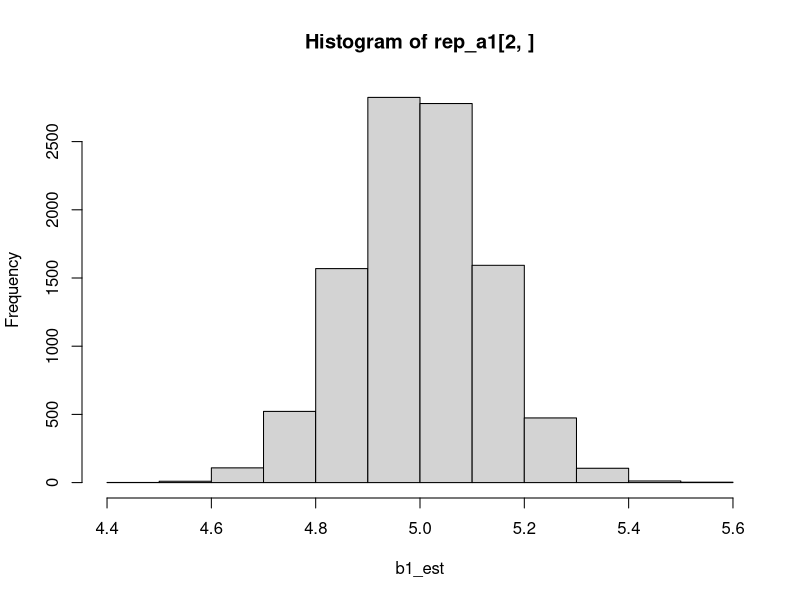
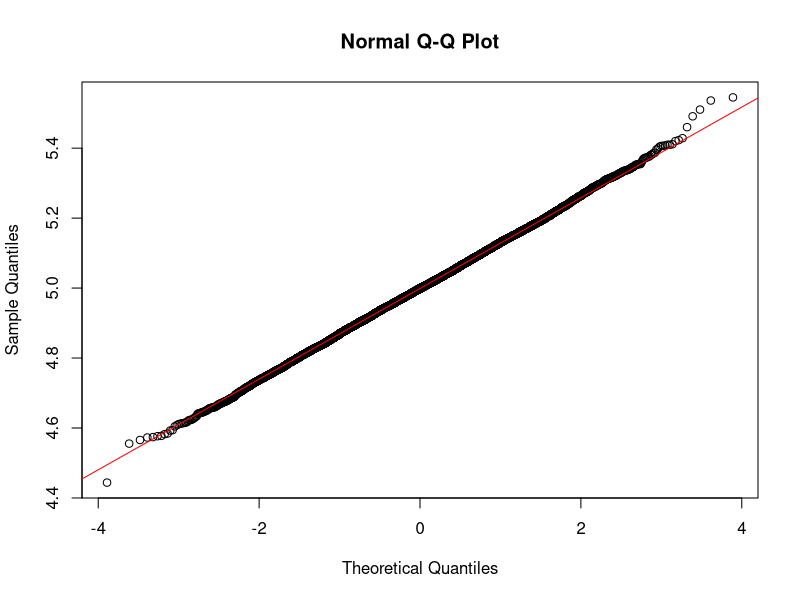
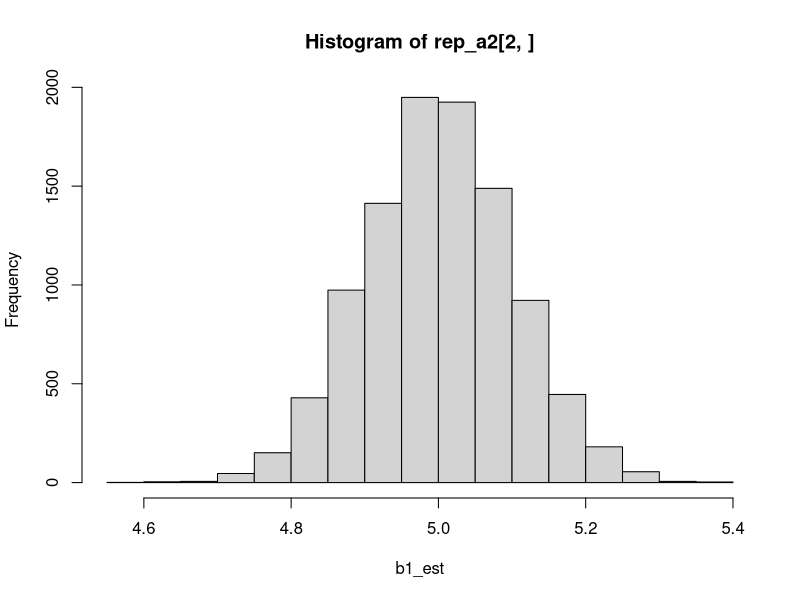
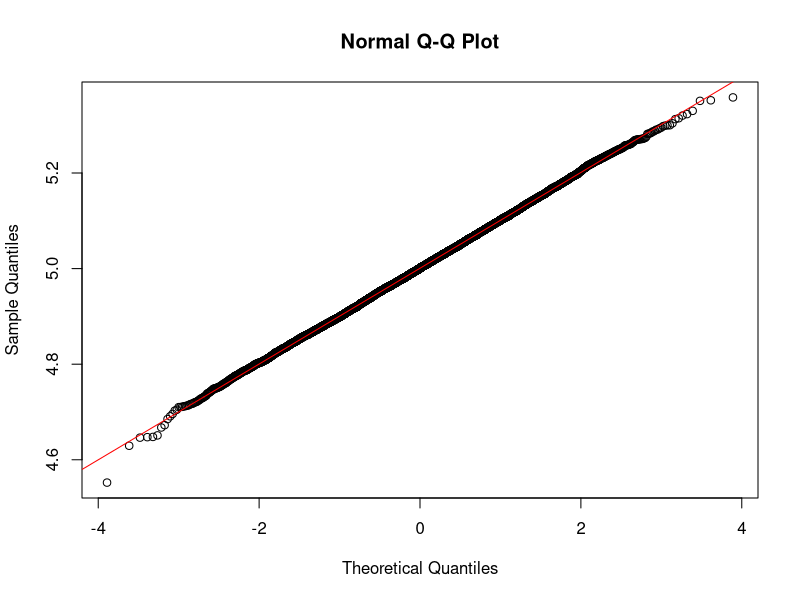
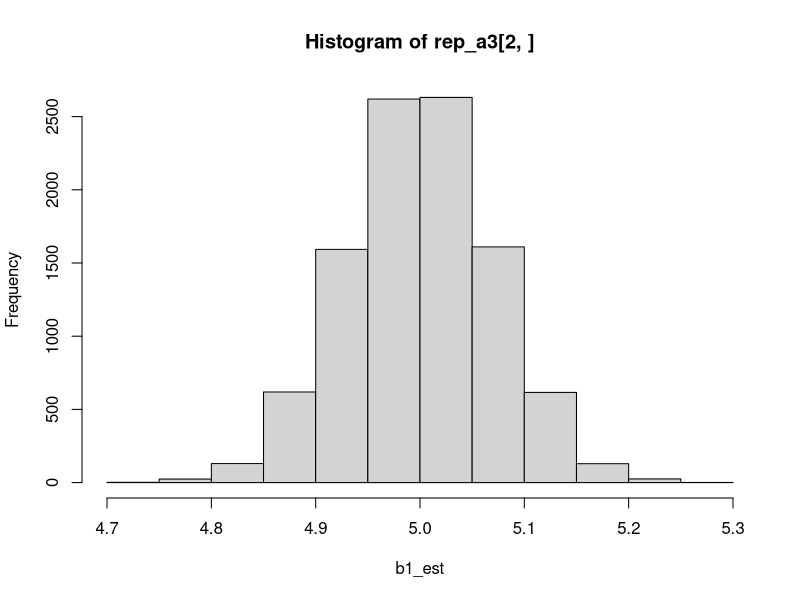
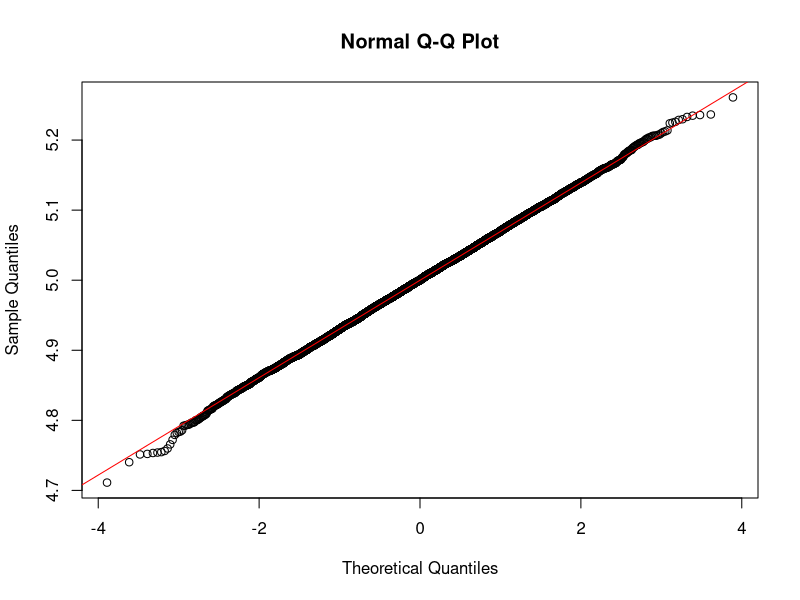
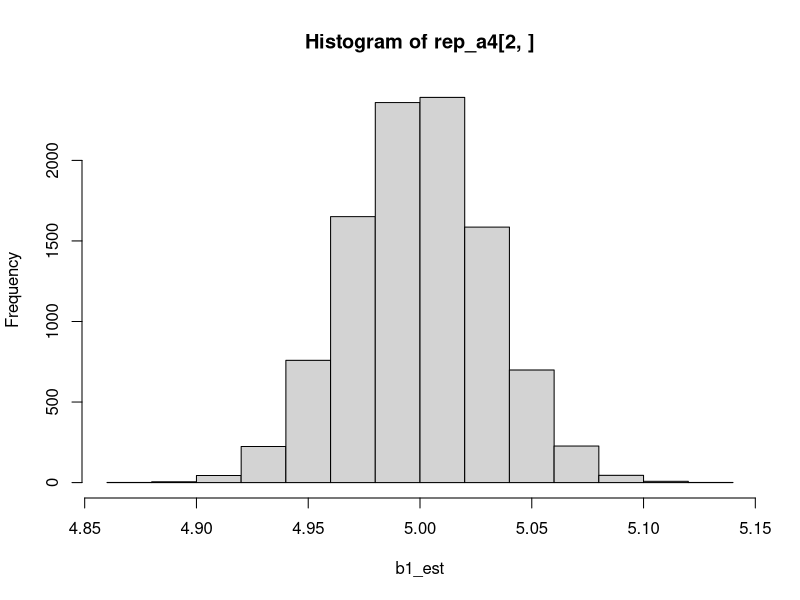
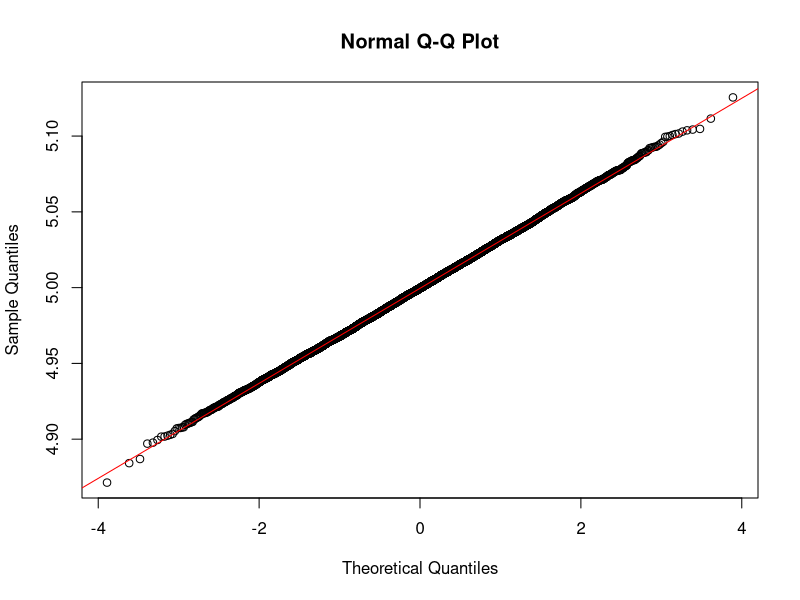

The R script that drew these images, in order: (Note: a time limit stopped this script after it produced the figures.)
#

f = function(n = 100){
  dice = sample(1:6, size = n, replace = TRUE)
  dice_df = as.data.frame(table(dice))
  chisq.test(dice_df[,2], p = c(1/6,1/6,1/6,1/6,1/6,1/6))$p.value
}

rep1 = replicate(10000, f())
rep2 = replicate(10000, f(200))
rep3 = replicate(10000, f(400))

sum(rep1 < 0.05)
sum(rep2 < 0.05)
sum(rep3 < 0.05)

#

g = function(n = 15){
  data = runif(n,min=5,max=12)
  shapiro.test(data)$p.value
}

rep1 = replicate(10000,g())
rep2 = replicate(10000,g(25))
rep3 = replicate(10000,g(50))
rep4 = replicate(10000,g(90))

#

sum(rep1 < 0.05)
sum(rep2 < 0.05)
sum(rep3 < 0.05)
sum(rep4 < 0.05)
#
sum(rep1 >= 0.05)
sum(rep2 >= 0.05)
sum(rep3 >= 0.05)
sum(rep4 >= 0.05)

#

h = function(n=30,case=1){
  x = sample(1:10,size=n,replace=TRUE)
  
  if(case == 1){
    eps = rnorm(n,mean = 0,sd = 2)      #(à)
  }else if(case == 2){
    eps = runif(n,min = -3.5,max = 3.5) #(á)
  }else if(case == 3){
    v = rexp(n,0.7)
    w = rexp(n,0.7)
    eps = v - w                         #(â)
  }else{
    u = rexp(n,1/2)
    eps = u - 2                         #(ã)
  }
  
  y = 5*x + eps
  
  model = lm(y ~ x)
  b1_est = summary(model)$coefficients[2,1]
  b1_sd = summary(model)$coefficients[2,2]
  
  q <- pt(0.975, df = n - 2)
  
  left = b1_est - q*b1_sd
  right = b1_est + q*b1_sd
  
  return (c(right-left,b1_est))
}

k=10000

###
rep_a1 = replicate(k,h(n=30,case=1))
# 2)
mean(rep_a1[1,])
# 3)
mean(rep_a1[2,])
# 4)
hist(rep_a1[2,], xlab = "b1_est")
qqnorm(rep_a1[2,])
qqline(rep_a1[2,], col = "red")

rep_a2 = replicate(k,h(n=50,case=1))
# 2)
mean(rep_a2[1,])
# 3)
mean(rep_a2[2,])
# 4)
hist(rep_a2[2,], xlab = "b1_est")
qqnorm(rep_a2[2,])
qqline(rep_a2[2,], col = "red")

rep_a3 = replicate(k,h(n=100,case=1))
# 2)
mean(rep_a3[1,])
# 3)
mean(rep_a3[2,])
# 4)
hist(rep_a3[2,], xlab = "b1_est")
qqnorm(rep_a3[2,])
qqline(rep_a3[2,], col = "red")

rep_a4 = replicate(k,h(n=500,case=1))
# 2)
mean(rep_a4[1,])
# 3)
mean(rep_a4[2,])
# 4)
hist(rep_a4[2,], xlab = "b1_est")
qqnorm(rep_a4[2,])
qqline(rep_a4[2,], col = "red")


###
rep_b1 = replicate(k,h(n=30,case=2))
# 2)
mean(rep_b1[1,])
# 3)
mean(rep_b1[2,])
# 4)
hist(rep_b1[2,], xlab = "b1_est")
qqnorm(rep_b1[2,])
qqline(rep_b1[2,], col = "green")

rep_b2 = replicate(k,h(n=50,case=2))
# 2)
mean(rep_b2[1,])
# 3)
mean(rep_b2[2,])
# 4)
hist(rep_b2[2,], xlab = "b1_est")
qqnorm(rep_b2[2,])
qqline(rep_b2[2,], col = "green")

rep_b3 = replicate(k,h(n=100,case=2))
# 2)
mean(rep_b3[1,])
# 3)
mean(rep_b3[2,])
# 4)
hist(rep_b3[2,], xlab = "b1_est")
qqnorm(rep_b3[2,])
qqline(rep_b3[2,], col = "green")

rep_b4 = replicate(k,h(n=500,case=2))
# 2)
mean(rep_b4[1,])
# 3)
mean(rep_b4[2,])
# 4)
hist(rep_b4[2,], xlab = "b1_est")
qqnorm(rep_b4[2,])
qqline(rep_b4[2,], col = "green")

###
rep_c1 = replicate(k,h(n=30,case=3))
# 2)
mean(rep_c1[1,])
# 3)
mean(rep_c1[2,])
# 4)
hist(rep_c1[2,], xlab = "b1_est")
qqnorm(rep_c1[2,])
qqline(rep_c1[2,], col = "blue")

rep_c2 = replicate(k,h(n=50,case=3))
# 2)
mean(rep_c2[1,])
# 3)
mean(rep_c2[2,])
# 4)
hist(rep_c2[2,], xlab = "b1_est")
qqnorm(rep_c2[2,])
qqline(rep_c2[2,], col = "blue")

rep_c3 = replicate(k,h(n=100,case=3))
# 2)
mean(rep_c3[1,])
# 3)
mean(rep_c3[2,])
# 4)
hist(rep_c3[2,], xlab = "b1_est")
qqnorm(rep_c3[2,])
qqline(rep_c3[2,], col = "blue")

rep_c4 = replicate(k,h(n=500,case=3))
# 2)
mean(rep_c4[1,])
# 3)
mean(rep_c4[2,])
# 4)
hist(rep_c4[2,], xlab = "b1_est")
qqnorm(rep_c4[2,])
qqline(rep_c4[2,], col = "blue")


###
rep_d1 = replicate(k,h(n=30,case=4))
# 2)
mean(rep_d1[1,])
# 3)
mean(rep_d1[2,])
# 4)
hist(rep_d1[2,], xlab = "b1_est")
qqnorm(rep_d1[2,])
qqline(rep_d1[2,], col = "purple")

rep_d2 = replicate(k,h(n=50,case=4))
# 2)
mean(rep_d2[1,])
# 3)
mean(rep_d2[2,])
# 4)
hist(rep_d2[2,], xlab = "b1_est")
qqnorm(rep_d2[2,])
qqline(rep_d2[2,], col = "purple")

rep_d3 = replicate(k,h(n=100,case=4))
# 2)
mean(rep_d3[1,])
# 3)
mean(rep_d3[2,])
# 4)
hist(rep_d3[2,], xlab = "b1_est")
qqnorm(rep_d3[2,])
qqline(rep_d3[2,], col = "purple")

rep_d4 = replicate(k,h(n=500,case=4))
# 2)
mean(rep_d4[1,])
# 3)
mean(rep_d4[2,])
# 4)
hist(rep_d4[2,], xlab = "b1_est")
qqnorm(rep_d4[2,])
qqline(rep_d4[2,], col = "purple")
